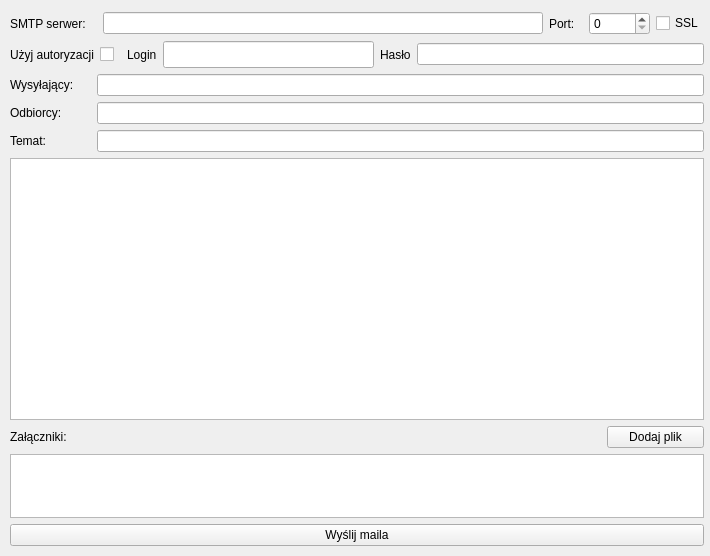
<?xml version="1.0" encoding="UTF-8"?>
<ui version="4.0">
 <class>SendEmail</class>
 <widget class="QWidget" name="SendEmail">
  <property name="geometry">
   <rect>
    <x>0</x>
    <y>0</y>
    <width>710</width>
    <height>556</height>
   </rect>
  </property>
  <property name="windowTitle">
   <string>Form</string>
  </property>
  <widget class="QWidget" name="layoutWidget">
   <property name="geometry">
    <rect>
     <x>10</x>
     <y>12</y>
     <width>694</width>
     <height>534</height>
    </rect>
   </property>
   <layout class="QVBoxLayout" name="verticalLayout_2">
    <item>
     <layout class="QHBoxLayout" name="horizontalLayout">
      <item>
       <widget class="QLabel" name="label">
        <property name="minimumSize">
         <size>
          <width>87</width>
          <height>17</height>
         </size>
        </property>
        <property name="maximumSize">
         <size>
          <width>87</width>
          <height>17</height>
         </size>
        </property>
        <property name="text">
         <string>SMTP serwer:</string>
        </property>
       </widget>
      </item>
      <item>
       <widget class="QLineEdit" name="host"/>
      </item>
      <item>
       <widget class="QLabel" name="label_2">
        <property name="minimumSize">
         <size>
          <width>34</width>
          <height>17</height>
         </size>
        </property>
        <property name="maximumSize">
         <size>
          <width>34</width>
          <height>17</height>
         </size>
        </property>
        <property name="text">
         <string>Port:</string>
        </property>
       </widget>
      </item>
      <item>
       <widget class="QSpinBox" name="port">
        <property name="maximum">
         <number>99999</number>
        </property>
       </widget>
      </item>
      <item>
       <widget class="QCheckBox" name="ssl">
        <property name="text">
         <string>SSL</string>
        </property>
       </widget>
      </item>
     </layout>
    </item>
    <item>
     <layout class="QHBoxLayout" name="horizontalLayout_6">
      <item>
       <layout class="QHBoxLayout" name="horizontalLayout_3">
        <item>
         <widget class="QLabel" name="label_4">
          <property name="font">
           <font>
            <weight>50</weight>
            <bold>false</bold>
           </font>
          </property>
          <property name="text">
           <string>Użyj autoryzacji</string>
          </property>
         </widget>
        </item>
        <item>
         <widget class="QCheckBox" name="auth">
          <property name="minimumSize">
           <size>
            <width>21</width>
            <height>21</height>
           </size>
          </property>
          <property name="maximumSize">
           <size>
            <width>21</width>
            <height>21</height>
           </size>
          </property>
          <property name="text">
           <string/>
          </property>
          <property name="tristate">
           <bool>false</bool>
          </property>
         </widget>
        </item>
       </layout>
      </item>
      <item>
       <layout class="QHBoxLayout" name="horizontalLayout_4">
        <item>
         <widget class="QLabel" name="label_5">
          <property name="text">
           <string>Login</string>
          </property>
         </widget>
        </item>
        <item>
         <widget class="QLineEdit" name="username">
          <property name="minimumSize">
           <size>
            <width>211</width>
            <height>27</height>
           </size>
          </property>
          <property name="maximumSize">
           <size>
            <width>211</width>
            <height>27</height>
           </size>
          </property>
         </widget>
        </item>
        <item>
         <widget class="QLabel" name="label_6">
          <property name="text">
           <string>Hasło</string>
          </property>
         </widget>
        </item>
        <item>
         <widget class="QLineEdit" name="password">
          <property name="echoMode">
           <enum>QLineEdit::Password</enum>
          </property>
         </widget>
        </item>
       </layout>
      </item>
     </layout>
    </item>
    <item>
     <layout class="QHBoxLayout" name="horizontalLayout_2">
      <item>
       <widget class="QLabel" name="label_8">
        <property name="minimumSize">
         <size>
          <width>81</width>
          <height>0</height>
         </size>
        </property>
        <property name="maximumSize">
         <size>
          <width>81</width>
          <height>16777215</height>
         </size>
        </property>
        <property name="text">
         <string>Wysyłający:</string>
        </property>
       </widget>
      </item>
      <item>
       <widget class="QLineEdit" name="sender"/>
      </item>
     </layout>
    </item>
    <item>
     <layout class="QHBoxLayout" name="horizontalLayout_5">
      <item>
       <widget class="QLabel" name="label_9">
        <property name="minimumSize">
         <size>
          <width>81</width>
          <height>0</height>
         </size>
        </property>
        <property name="maximumSize">
         <size>
          <width>81</width>
          <height>16777215</height>
         </size>
        </property>
        <property name="text">
         <string>Odbiorcy:</string>
        </property>
       </widget>
      </item>
      <item>
       <widget class="QLineEdit" name="recipients"/>
      </item>
     </layout>
    </item>
    <item>
     <layout class="QHBoxLayout" name="horizontalLayout_7">
      <item>
       <widget class="QLabel" name="label_10">
        <property name="minimumSize">
         <size>
          <width>81</width>
          <height>0</height>
         </size>
        </property>
        <property name="maximumSize">
         <size>
          <width>81</width>
          <height>16777215</height>
         </size>
        </property>
        <property name="text">
         <string>Temat:</string>
        </property>
       </widget>
      </item>
      <item>
       <widget class="QLineEdit" name="subject"/>
      </item>
     </layout>
    </item>
    <item>
     <widget class="QTextEdit" name="texteditor">
      <property name="textInteractionFlags">
       <set>Qt::LinksAccessibleByKeyboard|Qt::LinksAccessibleByMouse|Qt::TextBrowserInteraction|Qt::TextEditable|Qt::TextEditorInteraction|Qt::TextSelectableByKeyboard|Qt::TextSelectableByMouse</set>
      </property>
     </widget>
    </item>
    <item>
     <layout class="QVBoxLayout" name="verticalLayout">
      <item>
       <layout class="QHBoxLayout" name="horizontalLayout_8">
        <item>
         <widget class="QLabel" name="label_3">
          <property name="text">
           <string>Załączniki:</string>
          </property>
         </widget>
        </item>
        <item>
         <widget class="QPushButton" name="addAttachment">
          <property name="minimumSize">
           <size>
            <width>97</width>
            <height>0</height>
           </size>
          </property>
          <property name="maximumSize">
           <size>
            <width>97</width>
            <height>16777215</height>
           </size>
          </property>
          <property name="text">
           <string>Dodaj plik</string>
          </property>
         </widget>
        </item>
       </layout>
      </item>
      <item>
       <widget class="QListWidget" name="attachments">
        <property name="maximumSize">
         <size>
          <width>16777215</width>
          <height>64</height>
         </size>
        </property>
       </widget>
      </item>
     </layout>
    </item>
    <item>
     <widget class="QPushButton" name="sendEmail">
      <property name="text">
       <string>Wyślij maila</string>
      </property>
     </widget>
    </item>
   </layout>
  </widget>
 </widget>
 <resources/>
 <connections/>
</ui>
